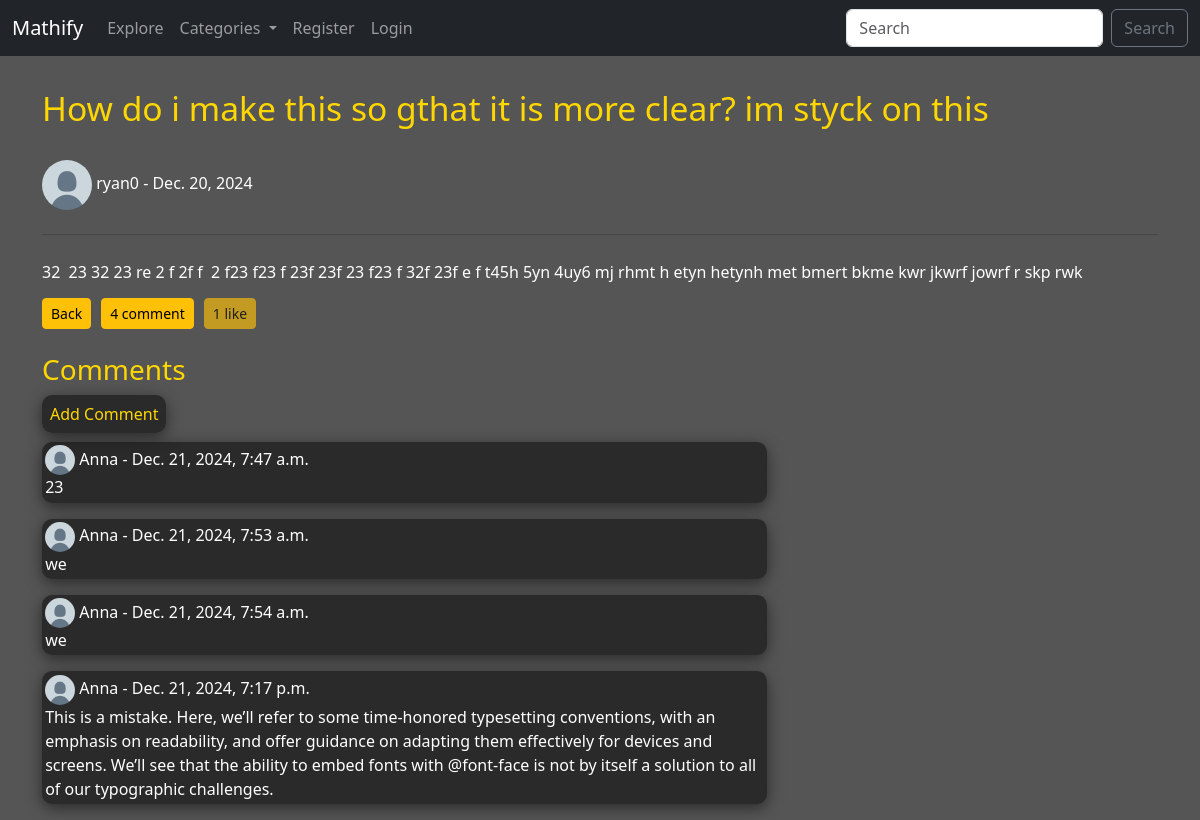
Page /article/66 on the committed database.
### myApp/models.py (models this page shows, shortened)
class Post(models.Model):
    title = models.CharField(max_length=255)
    header_image = models.ImageField(null=True, blank=True, upload_to="images/")
    author = models.ForeignKey(User, on_delete=models.CASCADE)
    body = RichTextField(blank=True, null=True)
    post_date = models.DateField(auto_now_add=True)
    category = models.CharField(max_length=255, default='uncategorized')
    likes = models.ManyToManyField(User, related_name='blog_post')
    def total_likes(self):
        return self.likes.count()
    def total_comments(self):
        return self.comments.count()

class Comment(models.Model):
    post = models.ForeignKey(Post, related_name="comments", on_delete=models.CASCADE)
    name = models.CharField(max_length=255)
    body = models.TextField()
    date_added = models.DateTimeField(auto_now_add=True)

### myApp/views.py (the view)
# urls.py: path('article/<int:pk>', ArticleDetailView.as_view(), name="article_details"),
class ArticleDetailView(DetailView):
    model = Post
    template_name = 'myApp/article_details.html'
    def get_context_data(self, *args, **kwargs):
        cat_menu = Category.objects.all()
        context = super(ArticleDetailView, self).get_context_data(*args, **kwargs)
        stuff = get_object_or_404(Post, id=self.kwargs['pk'])
        total_likes = stuff.total_likes()
        liked = False
        if stuff.likes.filter(id=self.request.user.id).exists():
            liked = True
        context["cat_menu"] = cat_menu
        context["total_likes"] = total_likes
        context["liked"] = liked
        return context

### myApp/models.py (called while the page is built)
    def __str__(self):
        return self.name

### myApp/templates/myApp/article_details.html (shortened to what this page needs)
{% extends 'myApp/base.html' %}
{% load static %}
{% block content %}
    <link rel="stylesheet" href="{% static 'myApp/css/article_detail.css' %}">
    <h1>{{ post.title }}</h1>
    <div class="post-card">
        <h6>
            {% if post.author.profile.profile_pic %}
                <img src="{{ post.author.profile.profile_pic.url }}" width=50 height=50 class="rounded-circle">
            {% else %}
                <img src="{% static 'myApp/images/defaultpfp.png' %}" width=50 height=50 class="rounded-circle">
            {% endif %}
                {{ post.author.username }} - {{ post.post_date }}
        <hr>
        <br/>
        <h6>
            {{ post.body|safe }}
        </h6>
    </div>
    <div class="back-like">
        <a href="{% url 'blog_view' %}" class="btn btn-warning btn-sm">Back</a>
        <button class="btn btn-warning btn-sm">{{ post.total_comments }} comment</button>
        <form action="{% url 'like_post' post.pk %}" method="POST">
            {% if user.is_authenticated %}
                {% if liked %}
                    <button type="submit", name="post_id", value="{{ post.id }}",
                    class="btn btn-warning btn-sm"> {{ total_likes }} like</button>
                {% else %}
                    <button type="submit", name="post_id", value="{{ post.id }}",
                    class="btn btn-warning btn-sm"> {{ total_likes }} like</button>
                {% endif %}
            {% else %}
                    <button class="btn btn-warning btn-sm" disabled> {{ total_likes }} like</button>
            {% endif %}
        </form>
    </div>
    <br/>
    <h3>Comments</h3>
    <div class="comment-section">
        <div class="add-comment">
            <a href="{% url 'add_comment' post.pk %}">Add Comment</a><br/>
        </div>
        {% if not post.comments.all %}
            <h6>
                Very empty here... No comments..
            </h6>
        {% else %}
            {% for comment in post.comments.all %}
                <div class="comment-post">
                    <strong>
                        {% if post.author.profile.profile_pic %}
                            <img src="{{ post.author.profile.profile_pic.url }}" width=30 height=30 class="rounded-circle">
                        {% else %}
                            <img src="{% static 'myApp/images/defaultpfp.png' %}" width=30 height=30 class="rounded-circle">
                        {% endif %}
                        {{ comment.name }} - {{ comment.date_added }}
                    </strong>
                    <br/>
                    {{ comment.body }}
                    <br/>
                </div>
            {% endfor %}
        {% endif %}
    </div>
{% endblock %}

### static/myApp/css/article_detail.css (style rules this page uses)
:root { --dark-gray: #1a1a1a; --light-gray: #2a2a2a; --yellow: #ffd700; --text-color: #ffffff; }
body { background-color: #565555; }
h1 { font-size: 2.1rem; margin-top: 2rem; margin-bottom: 2rem; color: var(--yellow); }
.post-card h6 { color: var(--text-color); font-size: 1rem; }
h2, h3, h6 { color: var(--yellow); }
.back-like { display: flex; justify-content: start; align-items: center; margin-top: 1rem; }
.back-like * { margin-right: 10px; }
hr { margin-top: 1.5rem; margin-bottom: 0; color: var(--dark-gray); }
.comment-post { width: 65%; background-color: var(--light-gray); margin-bottom: 1rem; color: var(--text-color); font-weight: lighter; padding: 0.2rem; box-shadow: 0 4px 15px rgba(0,0,0,0.5); border-radius: 10px; }
.add-comment { margin-top: 1rem; margin-bottom: 1rem; }
.add-comment a { text-decoration: 0; color: var(--yellow); background-color: var(--light-gray); padding: 0.5rem; box-shadow: 0 4px 15px rgba(0,0,0,0.5); border-radius: 10px; transition: opacity 0.3s ease; }

### rows in the picture
Post: title "How do i make this so gthat it is more clear? im styck on this", author.username "ryan0", post_date "Dec. 20, 2024", body "32 23 32 23 re 2 f 2f f 2 f23 f23 f 23f 23f 23 f23 f 32f 23f e f t45h 5yn 4uy6 mj rhmt h etyn hetynh met bmert bkme kwr jkwrf jowrf r skp rwk", total_comments "4"
Comment: name "Anna", date_added "Dec. 21, 2024, 7:47 a.m.", body "23"
Comment: name "Anna", date_added "Dec. 21, 2024, 7:53 a.m.", body "we"
Comment: name "Anna", date_added "Dec. 21, 2024, 7:54 a.m.", body "we"
Comment: name "Anna", date_added "Dec. 21, 2024, 7:17 p.m.", body "This is a mistake. Here, we’ll refer to some time-honored typesetting conventions, with an emphasis on readability, and offer guidance on adapting them effectively for devices and screens. We’ll see that the ability to embed fonts with @font-face is not by itself a solution to all of our typographic challenges."

### other values in the picture
{{ total_likes }} "1"
